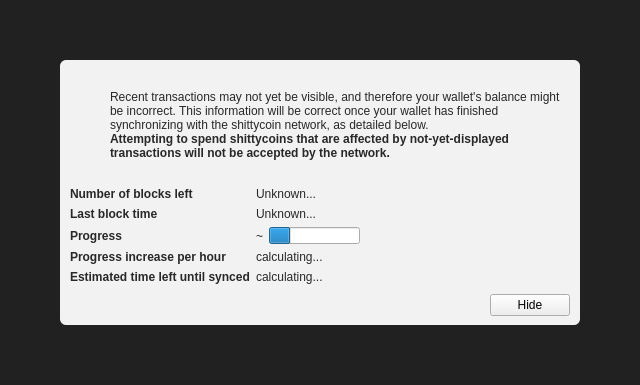
<?xml version="1.0" encoding="UTF-8"?>
<ui version="4.0">
 <class>ModalOverlay</class>
 <widget class="ModalOverlay" name="ModalOverlay">
  <property name="geometry">
   <rect>
    <x>0</x>
    <y>0</y>
    <width>640</width>
    <height>385</height>
   </rect>
  </property>
  <property name="windowTitle">
   <string>Form</string>
  </property>
  <layout class="QVBoxLayout" name="verticalLayout" stretch="0">
   <property name="sizeConstraint">
    <enum>QLayout::SetDefaultConstraint</enum>
   </property>
   <property name="leftMargin">
    <number>0</number>
   </property>
   <property name="topMargin">
    <number>0</number>
   </property>
   <property name="rightMargin">
    <number>0</number>
   </property>
   <property name="bottomMargin">
    <number>0</number>
   </property>
   <item>
    <widget class="QWidget" name="bgWidget" native="true">
     <property name="styleSheet">
      <string notr="true">#bgWidget { background: rgba(0,0,0,220); }</string>
     </property>
     <layout class="QVBoxLayout" name="verticalLayoutMain" stretch="1">
      <property name="leftMargin">
       <number>60</number>
      </property>
      <property name="topMargin">
       <number>60</number>
      </property>
      <property name="rightMargin">
       <number>60</number>
      </property>
      <property name="bottomMargin">
       <number>60</number>
      </property>
      <item>
       <widget class="QWidget" name="contentWidget" native="true">
        <property name="styleSheet">
         <string notr="true">#contentWidget { background: rgba(255,255,255,240); border-radius: 6px; }

QLabel { color: rgb(40,40,40);  }</string>
        </property>
        <layout class="QVBoxLayout" name="verticalLayoutSub" stretch="1,0,0,0">
         <property name="spacing">
          <number>0</number>
         </property>
         <property name="leftMargin">
          <number>10</number>
         </property>
         <property name="topMargin">
          <number>10</number>
         </property>
         <property name="rightMargin">
          <number>10</number>
         </property>
         <property name="bottomMargin">
          <number>10</number>
         </property>
         <item>
          <layout class="QHBoxLayout" name="horizontalLayoutIconText" stretch="0,1">
           <property name="topMargin">
            <number>20</number>
           </property>
           <item>
            <layout class="QVBoxLayout" name="verticalLayoutIcon">
             <property name="leftMargin">
              <number>0</number>
             </property>
             <item>
              <widget class="QPushButton" name="warningIcon">
               <property name="enabled">
                <bool>false</bool>
               </property>
               <property name="text">
                <string/>
               </property>
               <property name="icon">
                <iconset>
                 <normaloff>:/icons/warning</normaloff>
                 <disabledoff>:/icons/warning</disabledoff>:/icons/warning</iconset>
               </property>
               <property name="iconSize">
                <size>
                 <width>48</width>
                 <height>48</height>
                </size>
               </property>
               <property name="flat">
                <bool>true</bool>
               </property>
              </widget>
             </item>
             <item>
              <spacer name="verticalSpacerWarningIcon">
               <property name="orientation">
                <enum>Qt::Vertical</enum>
               </property>
               <property name="sizeHint" stdset="0">
                <size>
                 <width>20</width>
                 <height>40</height>
                </size>
               </property>
              </spacer>
             </item>
            </layout>
           </item>
           <item>
            <layout class="QVBoxLayout" name="verticalLayoutInfoText">
             <property name="leftMargin">
              <number>0</number>
             </property>
             <property name="topMargin">
              <number>0</number>
             </property>
             <item>
              <widget class="QLabel" name="infoText">
               <property name="text">
                <string>Recent transactions may not yet be visible, and therefore your wallet's balance might be incorrect. This information will be correct once your wallet has finished synchronizing with the shittycoin network, as detailed below.</string>
               </property>
               <property name="textFormat">
                <enum>Qt::RichText</enum>
               </property>
               <property name="wordWrap">
                <bool>true</bool>
               </property>
              </widget>
             </item>
             <item>
              <widget class="QLabel" name="infoTextStrong">
               <property name="font">
                <font>
                 <weight>75</weight>
                 <bold>true</bold>
                </font>
               </property>
               <property name="text">
                <string>Attempting to spend shittycoins that are affected by not-yet-displayed transactions will not be accepted by the network.</string>
               </property>
               <property name="textFormat">
                <enum>Qt::RichText</enum>
               </property>
               <property name="wordWrap">
                <bool>true</bool>
               </property>
              </widget>
             </item>
             <item>
              <spacer name="verticalSpacerInTextSpace">
               <property name="orientation">
                <enum>Qt::Vertical</enum>
               </property>
               <property name="sizeHint" stdset="0">
                <size>
                 <width>20</width>
                 <height>40</height>
                </size>
               </property>
              </spacer>
             </item>
            </layout>
           </item>
          </layout>
         </item>
         <item>
          <spacer name="verticalSpacerAfterText">
           <property name="orientation">
            <enum>Qt::Vertical</enum>
           </property>
           <property name="sizeHint" stdset="0">
            <size>
             <width>20</width>
             <height>40</height>
            </size>
           </property>
          </spacer>
         </item>
         <item>
          <layout class="QFormLayout" name="formLayout">
           <property name="fieldGrowthPolicy">
            <enum>QFormLayout::FieldsStayAtSizeHint</enum>
           </property>
           <property name="horizontalSpacing">
            <number>6</number>
           </property>
           <property name="verticalSpacing">
            <number>6</number>
           </property>
           <property name="topMargin">
            <number>10</number>
           </property>
           <item row="0" column="0">
            <widget class="QLabel" name="labelNumberOfBlocksLeft">
             <property name="font">
              <font>
               <weight>75</weight>
               <bold>true</bold>
              </font>
             </property>
             <property name="text">
              <string>Number of blocks left</string>
             </property>
            </widget>
           </item>
           <item row="0" column="1">
            <widget class="QLabel" name="numberOfBlocksLeft">
             <property name="text">
              <string>Unknown...</string>
             </property>
            </widget>
           </item>
           <item row="1" column="0">
            <widget class="QLabel" name="labelLastBlockTime">
             <property name="font">
              <font>
               <weight>75</weight>
               <bold>true</bold>
              </font>
             </property>
             <property name="text">
              <string>Last block time</string>
             </property>
            </widget>
           </item>
           <item row="1" column="1">
            <widget class="QLabel" name="newestBlockDate">
             <property name="sizePolicy">
              <sizepolicy hsizetype="Maximum" vsizetype="Preferred">
               <horstretch>0</horstretch>
               <verstretch>0</verstretch>
              </sizepolicy>
             </property>
             <property name="text">
              <string>Unknown...</string>
             </property>
            </widget>
           </item>
           <item row="2" column="0">
            <widget class="QLabel" name="labelSyncDone">
             <property name="font">
              <font>
               <weight>75</weight>
               <bold>true</bold>
              </font>
             </property>
             <property name="text">
              <string>Progress</string>
             </property>
            </widget>
           </item>
           <item row="2" column="1">
            <layout class="QHBoxLayout" name="horizontalLayoutSync" stretch="0,1">
             <item>
              <widget class="QLabel" name="percentageProgress">
               <property name="text">
                <string notr="true">~</string>
               </property>
              </widget>
             </item>
             <item>
              <widget class="QProgressBar" name="progressBar">
               <property name="value">
                <number>24</number>
               </property>
               <property name="format">
                <string/>
               </property>
              </widget>
             </item>
            </layout>
           </item>
           <item row="4" column="0">
            <widget class="QLabel" name="labelProgressIncrease">
             <property name="font">
              <font>
               <weight>75</weight>
               <bold>true</bold>
              </font>
             </property>
             <property name="text">
              <string>Progress increase per hour</string>
             </property>
            </widget>
           </item>
           <item row="4" column="1">
            <widget class="QLabel" name="progressIncreasePerH">
             <property name="text">
              <string>calculating...</string>
             </property>
            </widget>
           </item>
           <item row="5" column="0">
            <widget class="QLabel" name="labelEstimatedTimeLeft">
             <property name="font">
              <font>
               <weight>75</weight>
               <bold>true</bold>
              </font>
             </property>
             <property name="text">
              <string>Estimated time left until synced</string>
             </property>
            </widget>
           </item>
           <item row="5" column="1">
            <widget class="QLabel" name="expectedTimeLeft">
             <property name="text">
              <string>calculating...</string>
             </property>
            </widget>
           </item>
          </layout>
         </item>
         <item>
          <layout class="QHBoxLayout" name="horizontalLayoutButtons">
           <property name="leftMargin">
            <number>10</number>
           </property>
           <property name="topMargin">
            <number>10</number>
           </property>
           <item>
            <spacer name="horizontalSpacer">
             <property name="orientation">
              <enum>Qt::Horizontal</enum>
             </property>
             <property name="sizeHint" stdset="0">
              <size>
               <width>40</width>
               <height>20</height>
              </size>
             </property>
            </spacer>
           </item>
           <item>
            <widget class="QPushButton" name="closeButton">
             <property name="text">
              <string>Hide</string>
             </property>
            </widget>
           </item>
          </layout>
         </item>
        </layout>
       </widget>
      </item>
     </layout>
    </widget>
   </item>
  </layout>
 </widget>
 <customwidgets>
  <customwidget>
   <class>ModalOverlay</class>
   <extends>QWidget</extends>
   <header>modaloverlay.h</header>
   <container>1</container>
  </customwidget>
 </customwidgets>
 <resources/>
 <connections/>
</ui>
